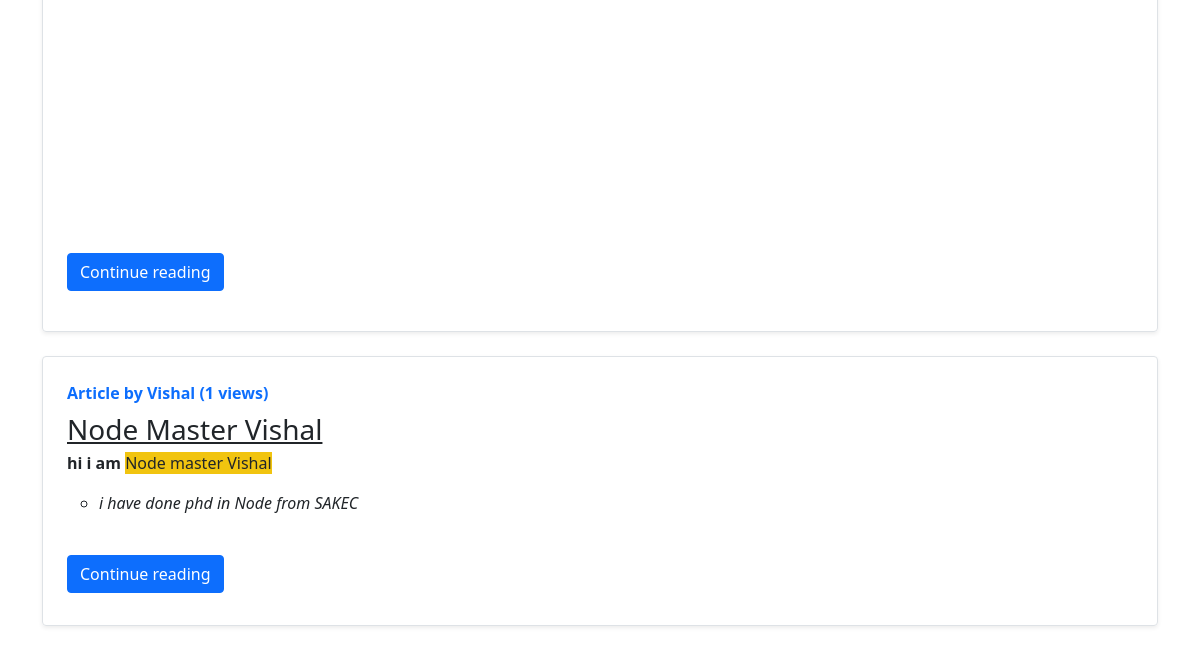
/blog/ (lower part), run on an earlier commit of the app's database.
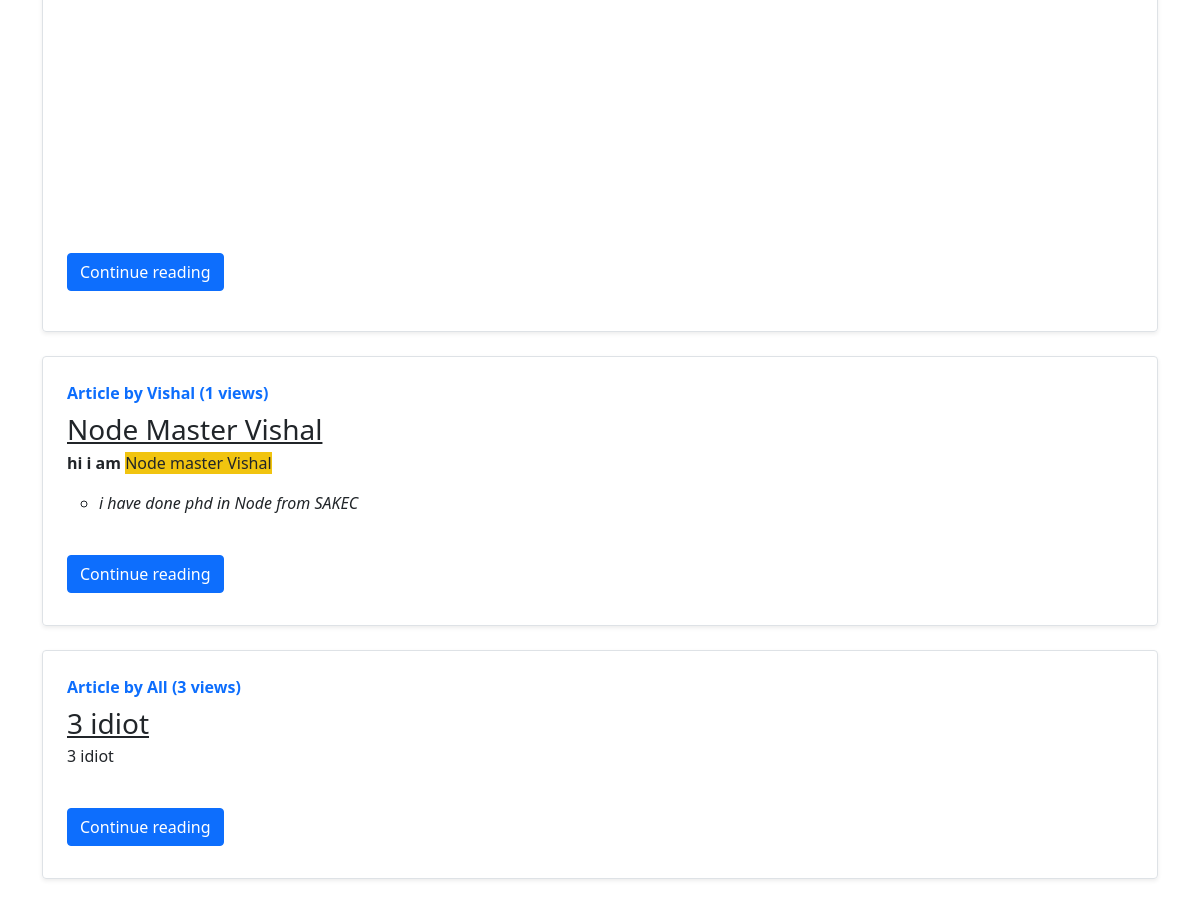
And on a later commit of the database.
### blog/models.py (models this page shows, shortened)
class Post(models.Model):
    sno = models.AutoField(primary_key=True)
    title = models.CharField(max_length=255)
    content = models.TextField()
    author = models.CharField(max_length=20)
    slug = models.CharField(max_length=130)
    views = models.IntegerField(default=0)
    timestamp = models.DateTimeField(blank=True)

### blog/views.py (the view)
# urls.py: path('', views.blogHome, name="blogHome"),
def blogHome(request):
    allPosts = Post.objects.all()
    context = {
        'allPosts': allPosts,
    }
    return render(request, "blog/blogHome.html", context)

### templates/blog/blogHome.html (shortened to what this page needs)
{% extends 'base.html' %}
{% block body %}
<div class="container my-3">
    {% for post in allPosts %}
    <div class="row g-0 border rounded overflow-hidden flex-md-row my-4 shadow-sm h-md-250 position-relative">
        <div class="col p-4 d-flex flex-column position-static">
          <strong class="d-inline-block mb-2 text-primary">Article by {{ post.author }}  ({{post.views}} views)</strong>
          <h3 class="mb-0"><a class="text-dark" href="/blog/{{post.slug}}">{{ post.title }}</a></h3>
          <p class="card-text mb-auto"><div class='preview'>{{ post.content|safe| truncatechars:500 }}</div></p>
          <div class="my-2">
          <a href="/blog/{{post.slug}}" role="button" class="btn btn-primary">Continue reading</a>
          </div>
        </div>
      </div>
      {% endfor %}
</div>
{% endblock body %}

What changed in the data, as far as the page shows it:
added Post: author "All", views "3", title "3 idiot", content "3 idiot"
